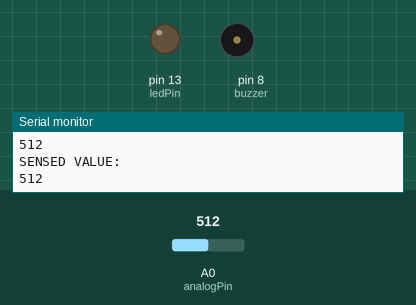
Recording of a sketch running on a simulated Arduino Uno, built with avr-gcc and run on an emulated ATmega328P. On the bench: output pins drawn as LEDs (lit = HIGH), buzzer (waves = sounding, pin HIGH), the last lines printed to the serial monitor. The test bench sets the inputs (shaded band); at power-on: A0 (analogPin) = 512.

Above: at 1.8 s.
1.9 s: A0 (analogPin) set to 108
3.4 s: A0 (analogPin) set to 91
At 4.9 s:
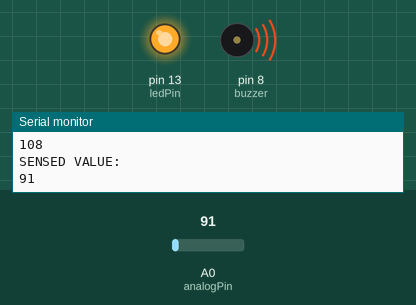
5.5 s: A0 (analogPin) set to 110
At 6.4 s:
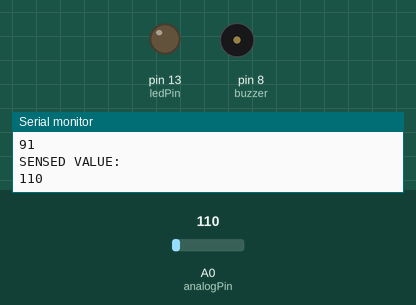
7.5 s: A0 (analogPin) set to 90
At 9.1 s:
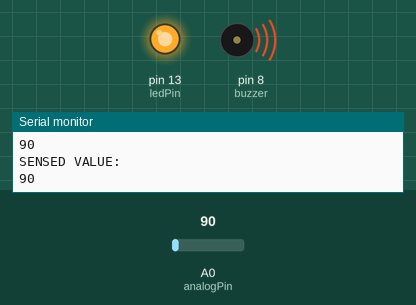
Timing chart, 0 to 10.5 s (numbered marks = the images above; inputs shaded):
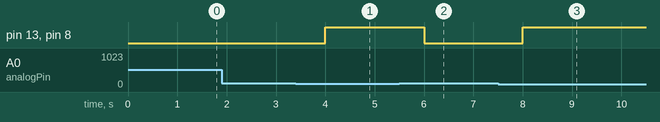

The sketch:

flame_sensor.ino
```cpp
int ledPin=13;
int analogPin=0;
int buzzer=8;
int sensorValue=0;
void setup() {
  pinMode(ledPin,OUTPUT);
  pinMode(analogPin,INPUT);
  pinMode(buzzer,OUTPUT);
  Serial.begin(9600);
}

void loop() {
  int sensorValue=analogRead(analogPin);
  Serial.println("SENSED VALUE:");
  Serial.print(sensorValue);
  Serial.println();
  if(sensorValue<100)
   {
      digitalWrite(ledPin,HIGH);
      digitalWrite(buzzer,HIGH);
  }
   else
   {
    digitalWrite(ledPin,LOW);
    digitalWrite(buzzer,LOW);
  }
   delay(1000);


}
```

Measured:
- the behaviour switches between 100 and 99 on A0 (analogPin) (found by bisection; images 0 and 1)
- after the input at 3.4 s, pin 13 (ledPin), pin 8 (buzzer): LOW → HIGH after 0.60 s
- after the input at 5.5 s, pin 13 (ledPin), pin 8 (buzzer): HIGH → LOW after 0.50 s
- after the input at 7.5 s, pin 13 (ledPin), pin 8 (buzzer): LOW → HIGH after 0.50 s
